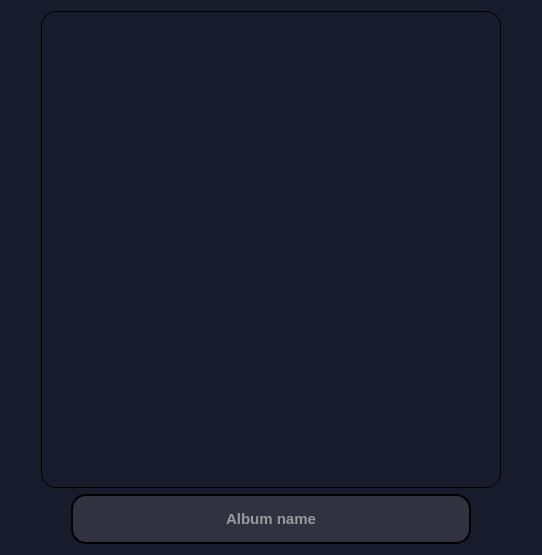
<?xml version="1.0" encoding="UTF-8"?>
<ui version="4.0">
 <class>Album</class>
 <widget class="QWidget" name="Album">
  <property name="geometry">
   <rect>
    <x>0</x>
    <y>0</y>
    <width>542</width>
    <height>555</height>
   </rect>
  </property>
  <property name="windowTitle">
   <string>Form</string>
  </property>
  <property name="styleSheet">
   <string notr="true">color: white;
font-weight: bold;
font-size: 15px;
background-color: #181B2C;</string>
  </property>
  <layout class="QVBoxLayout" name="verticalLayout">
   <item>
    <widget class="QPushButton" name="ContextMenu">
     <property name="sizePolicy">
      <sizepolicy hsizetype="Minimum" vsizetype="Preferred">
       <horstretch>0</horstretch>
       <verstretch>0</verstretch>
      </sizepolicy>
     </property>
     <property name="cursor">
      <cursorShape>PointingHandCursor</cursorShape>
     </property>
     <property name="styleSheet">
      <string notr="true">border: 1px solid black;
border-radius: 15px;
margin: 0px 30px 0px 30px;</string>
     </property>
     <property name="text">
      <string/>
     </property>
    </widget>
   </item>
   <item>
    <widget class="QLineEdit" name="AlbumName">
     <property name="minimumSize">
      <size>
       <width>0</width>
       <height>25</height>
      </size>
     </property>
     <property name="maximumSize">
      <size>
       <width>16777215</width>
       <height>50</height>
      </size>
     </property>
     <property name="styleSheet">
      <string notr="true">QLineEdit {
    border: 2px solid black;
    border-radius: 15px;
    background: #303240;
    selection-background-color: darkgray;
	margin: 0px 60px 0px 60px;
}
</string>
     </property>
     <property name="alignment">
      <set>Qt::AlignCenter</set>
     </property>
     <property name="placeholderText">
      <string>Album name</string>
     </property>
    </widget>
   </item>
  </layout>
 </widget>
 <resources/>
 <connections/>
</ui>
